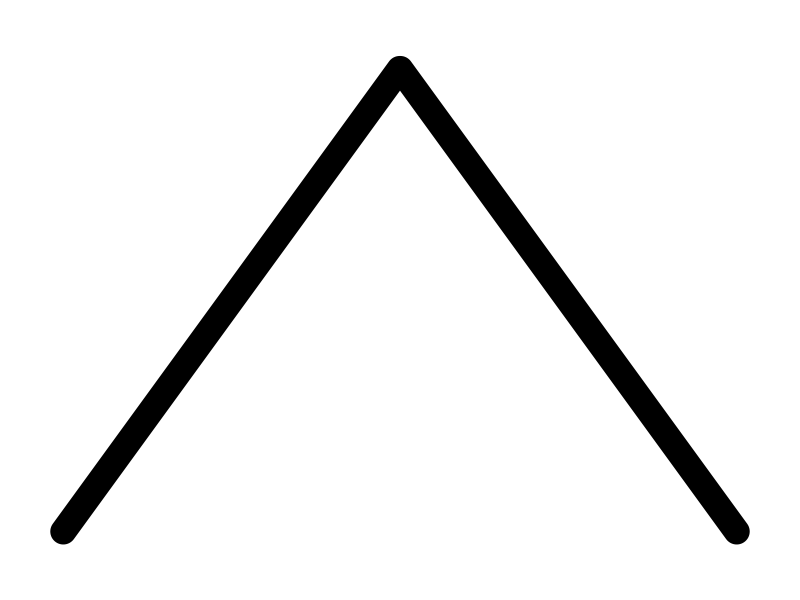
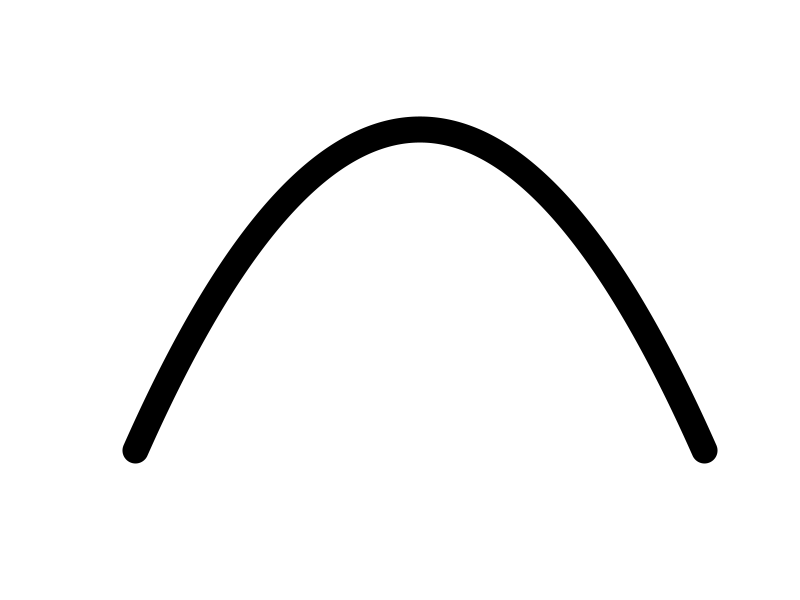
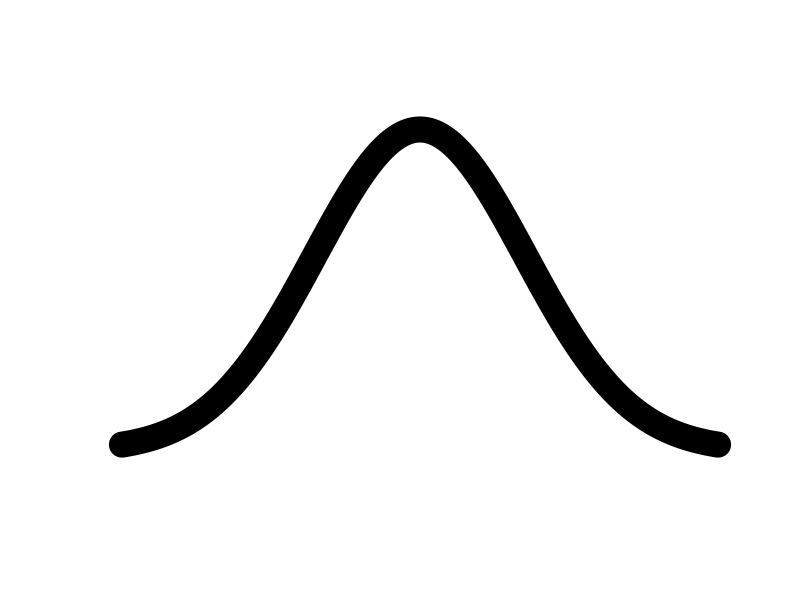

The R script that drew these images, in order:
f <- function(x) -abs(x) + 1

par(mar = c(0, 0, 0, 0), bg = "white")
curve(f, from = -1, to = 1, n = 1000, col = "black", lwd = 25,
     xlab = "", ylab = "", axes = FALSE, ylim = c(-0.1, 1.1), xlim = c(-1.1, 1.1))

savePlot <- function(filename) {
  dev.copy(png, filename, width = 500, height = 500)
  dev.off()
}
savePlot("assets/icons/linear_brush_icon.png")

f <- function(x) x ^ 2 * -1
curve(f, from = -1, to = 1, n = 1000, col = "black", lwd = 25,
     xlab = "", ylab = "", axes = FALSE, ylim = c(-1.1, 0.1), xlim = c(-1.1, 1.1))
savePlot("assets/icons/quad_brush_icon.png")

f <- function(x) exp(-x ^ 2)
curve(f, from = -2, to = 2, n = 1000, col = "black", lwd = 25,
     xlab = "", ylab = "", axes = FALSE, ylim = c(-0.1, 1.1), xlim = c(-2.1, 2.1))
savePlot("assets/icons/gaussian_brush_icon.png")